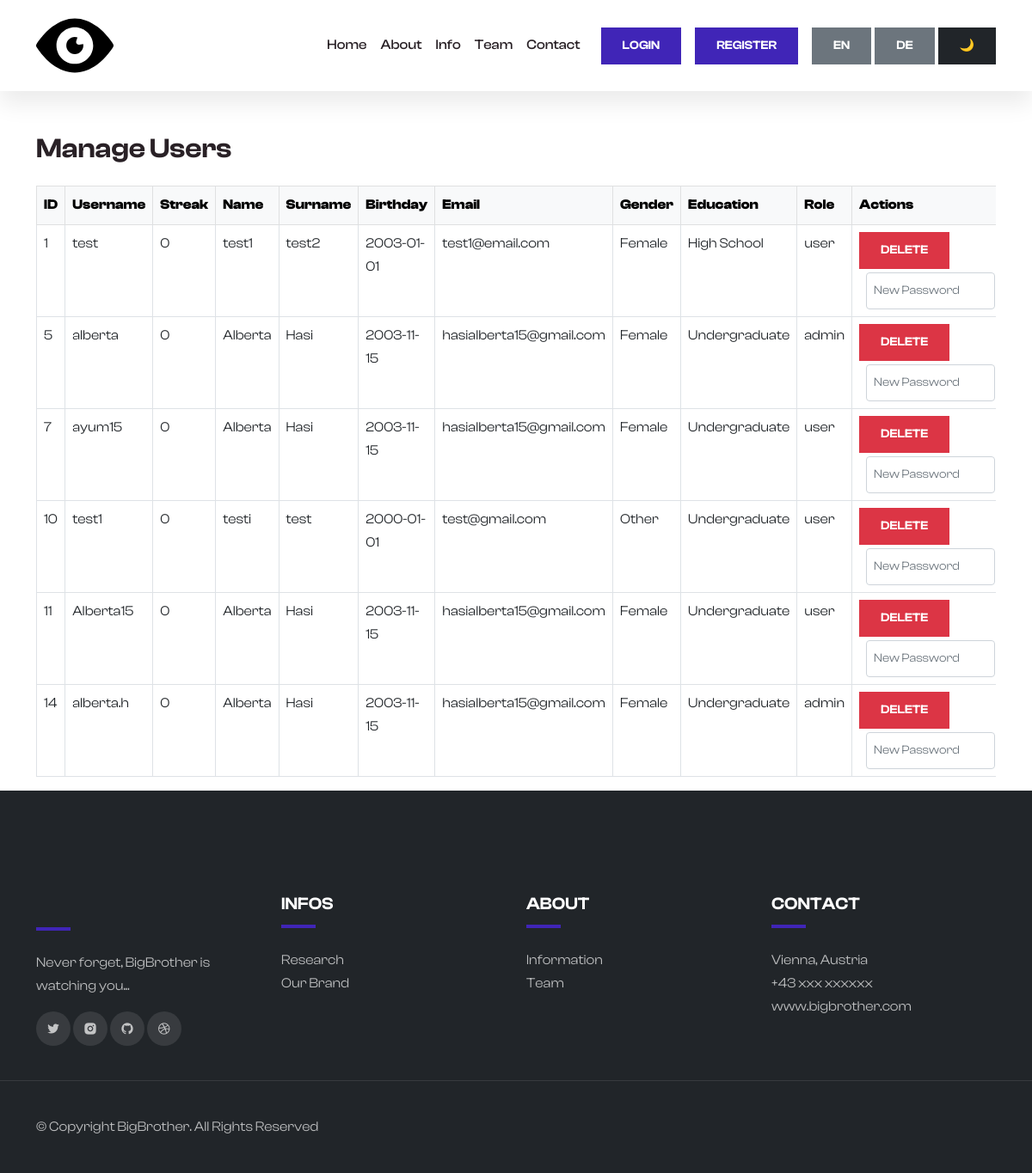
The page /admin/manage_users.php (signed in) on the database its author committed.
### tables this page shows
CREATE TABLE `users` (
  `id` int(11) NOT NULL,
  `username` varchar(100) NOT NULL,
  `password` varchar(255) NOT NULL,
  `streak` int(11) DEFAULT 0,
  `role` enum('user','admin') DEFAULT 'user',
  `name` varchar(50) DEFAULT NULL,
  `surname` varchar(50) DEFAULT NULL,
  `birthday` date DEFAULT NULL,
  `email` varchar(100) DEFAULT NULL,
  `gender` varchar(10) DEFAULT NULL,
  `education` varchar(50) DEFAULT NULL
);

### admin/manage_users.php (the view, shortened to what this page needs)
<?php
include('../includes/db.php');
$users = $pdo->query("
    SELECT id, username, streak, name, surname, birthday, email, gender, education, role
    FROM users
    ORDER BY id ASC
")->fetchAll();
include('../includes/header.php');
include('../includes/nav.php');
?>
<div class="container mt-5">
    <h2>Manage Users</h2>
    <div class="table-responsive mt-4">
        <table class="table table-bordered table-hover">
            <thead class="table-light">
                <tr>
                    <th>ID</th>
                    <th>Username</th>
                    <th>Streak</th>
                    <th>Name</th>
                    <th>Surname</th>
                    <th>Birthday</th>
                    <th>Email</th>
                    <th>Gender</th>
                    <th>Education</th>
                    <th>Role</th>
                    <th>Actions</th>
                </tr>
            </thead>
            <tbody>
                <?php foreach ($users as $user): ?>
                    <tr>
                        <td><?= htmlspecialchars($user['id']) ?></td>
                        <td><?= htmlspecialchars($user['username']) ?></td>
                        <td><?= htmlspecialchars($user['streak']) ?></td>
                        <td><?= htmlspecialchars($user['name']) ?></td>
                        <td><?= htmlspecialchars($user['surname']) ?></td>
                        <td><?= htmlspecialchars($user['birthday']) ?></td>
                        <td><?= htmlspecialchars($user['email']) ?></td>
                        <td><?= htmlspecialchars($user['gender']) ?></td>
                        <td><?= htmlspecialchars($user['education']) ?></td>
                        <td><?= htmlspecialchars($user['role']) ?></td>
                        <td>
                            <form method="POST" style="display:inline-block;">
                                <button type="submit" name="delete" class="btn btn-danger btn-sm mb-1"
                                    onclick="return confirm('Are you sure you want to delete this user?')">Delete</button>
                            </form>
                            <br>
                            <form method="POST" class="d-inline-flex ms-2" style="gap: 5px;">
                                <input type="password" name="new_password" placeholder="New Password" required class="form-control form-control-sm" style="width:150px;">
                            </form>
                        </td>
                    </tr>
                <?php endforeach; ?>
            </tbody>
        </table>
    </div>
</div>
<?php include('../includes/footer.php'); ?>

### includes/header.php (shortened to what this page needs)
<!DOCTYPE html>
<html>
<head>
    <link rel="stylesheet" href="https://cdn.jsdelivr.net/npm/bootstrap@5.2.0/dist/css/bootstrap.min.css">
    <link href="https://cdn.jsdelivr.net/npm/remixicon@2.5.0/fonts/remixicon.css" rel="stylesheet">
    <link rel="stylesheet" href="https://cdn.jsdelivr.net/npm/@fancyapps/ui@4.0/dist/fancybox.css">
    <link rel="stylesheet" href="https://unpkg.com/aos@next/dist/aos.css" />
    <link rel="stylesheet" href="/BigBrother/assets/css/style.css">
    <link href="https://cdnjs.cloudflare.com/ajax/libs/fullcalendar/3.9.0/fullcalendar.min.css" rel="stylesheet" />
    <link rel="stylesheet" href="asset/style.css">
</head>
<body data-bs-spy="scroll" data-bs-target=".navbar">

### includes/nav.php (shortened to what this page needs)
<nav class="navbar navbar-expand-lg bg-white sticky-top">
    <div class="container">
        <a class="logo" href="#">
            <img src="./assets/images/eye.svg" alt="">
        </a>
        <div class="collapse navbar-collapse" id="navbarNav">
            <ul class="navbar-nav ms-auto">
                <li class="nav-item">
                    <a class="nav-link" data-i18n="nav_home" href="#hero">Home</a>
                </li>
                <li class="nav-item">
                    <a class="nav-link" data-i18n="nav_about" href="#about">About</a>
                </li>
                <li class="nav-item">
                    <a class="nav-link" data-i18n="nav_info" href="#information">Info</a>
                </li>
                <li class="nav-item">
                    <a class="nav-link" data-i18n="nav_team" href="#team">Team</a>
                </li>
                <li class="nav-item">
                    <a class="nav-link" data-i18n="nav_contact" href="#contact">Contact</a>
                </li>
            </ul>
            <a href="login.php" class="btn btn-brand ms-lg-3">Login</a>
            <a href="register.php" data-i18n="nav_register" class="btn btn-brand ms-lg-3">Register</a>
            <button id="btn-en" class="btn btn-secondary ms-lg-3">EN</button>
            <button id="btn-de" class="btn btn-secondary ms-lg-1">DE</button>
            <button id="btn-darkmode" class="btn btn-dark ms-lg-1">🌙</button>
        </div>
    </div>
</nav>

### includes/footer.php (shortened to what this page needs)
    <footer class="bg-dark">
        <div class="footer-top">
            <div class="container">
                <div class="row gy-5">
                    <div class="col-lg-3 col-sm-6">
                        <div class="line"></div>
                        <p data-i18n="footer_slogan">Never forget, BigBrother is watching you...</p>
                        <div class="social-icons">
                            <a href="#"><i class="ri-twitter-fill"></i></a>
                            <a href="#"><i class="ri-instagram-fill"></i></a>
                            <a href="#"><i class="ri-github-fill"></i></a>
                            <a href="#"><i class="ri-dribbble-fill"></i></a>
                        </div>
                    </div>
                    <div class="col-lg-3 col-sm-6">
                        <h5 class="mb-0 text-white">INFOS</h5>
                        <div class="line"></div>
                        <ul>
                            <li><a data-i18n="footer_research" href="#">Research</a></li>
                            <li><a data-i18n="footer_brand" href="#">Our Brand</a></li>
                        </ul>
                    </div>
                    <div class="col-lg-3 col-sm-6">
                        <h5 data-i18n="footer_about" class="mb-0 text-white">ABOUT</h5>
                        <div class="line"></div>
                        <ul>
                            <li><a href="#">Information</a></li>
                            <li><a href="#">Team</a></li>
                        </ul>
                    </div>
                    <div class="col-lg-3 col-sm-6">
                        <h5 class="mb-0 text-white">CONTACT</h5>
                        <div class="line"></div>
                        <ul>
                            <li data-i18n="footer_location">Vienna, Austria</li>
                            <li>+43 xxx xxxxxx</li>
                            <li>www.bigbrother.com</li>
                        </ul>
                    </div>
                </div>
            </div>
        </div>
        <div class="footer-bottom">
            <div class="container">
                <div class="row g-4 justify-content-between">
                    <div class="col-auto">
                        <p data-i18n="footer_copyright" class="mb-0">© Copyright BigBrother. All Rights Reserved</p>
                    </div>
                </div>
            </div>
        </div>
    </footer>
</body>
</html>

### assets/css/style.css (style rules this page uses)
:root { --c-dark: #292126; --c-brand: #4025b7; --c-brand-light: #7996d4; --c-brand-rgb: 78, 87, 212; --c-body: #716178; --font-base: "ClashDisplay", sans-serif; --box-shadow: 0px 15px 25px rgba(0,0,0,0.08); --transition: all 0.5s ease; }
body { font-family: var(--font-base); line-height: 1.7; color: var(--c-body); }
h1, h2, h3,h4, h5, h6, .h1, .h2, .h3, .h4, .h5, .h6 { font-weight: 600; color: var(--c-dark); }
a { text-decoration: none; color: var(--c-brand); transition: var(--transition); }
img { max-width: 100%; height: auto; }
.logo { width: 90px; }
.navbar { box-shadow: var(--box-shadow); }
.navbar-nav .nav-link { font-weight: 500; color: var(--c-dark); }
.btn { font-weight: 600; font-size: 14px; text-transform: uppercase; border-radius: 0; padding: 10px 24px; }
.btn-brand { background-color: var(--c-brand); border-color: var(--c-brand); color: white; }
footer { padding-top: 120px; }
.footer-top { padding-bottom: 40px; border-bottom: 1px solid rgba(255,255,255,0.1); }
.footer-bottom { padding-top: 40px; padding-bottom: 40px; }
footer li, footer p, footer a { color: rgba(255,255,255,0.7); }
footer ul { list-style: none; padding: 0; }
footer .line { width: 40px; height: 4px; background-color: var(--c-brand); margin-top: 12px; margin-bottom: 24px; }
.social-icons a { width: 40px; height: 40px; display: inline-flex; align-items: center; justify-content: center; background-color: rgba(255,255,255,0.1); border-radius: 100px; }

### rows shown on the page
users: id "1", username "test", streak "0", name "test1", surname "test2", birthday "2003-01-01", email "test1@email.com", gender "Female", education "High School", role "user"
users: id "5", username "alberta", streak "0", name "Alberta", surname "Hasi", birthday "2003-11-15", email "hasialberta15@gmail.com", gender "Female", education "Undergraduate", role "admin"
users: id "7", username "ayum15", streak "0", name "Alberta", surname "Hasi", birthday "2003-11-15", email "hasialberta15@gmail.com", gender "Female", education "Undergraduate", role "user"
users: id "10", username "test1", streak "0", name "testi", surname "test", birthday "2000-01-01", email "test@gmail.com", gender "Other", education "Undergraduate", role "user"
users: id "11", username "Alberta15", streak "0", name "Alberta", surname "Hasi", birthday "2003-11-15", email "hasialberta15@gmail.com", gender "Female", education "Undergraduate", role "user"
users: id "14", username "alberta.h", streak "0", name "Alberta", surname "Hasi", birthday "2003-11-15", email "hasialberta15@gmail.com", gender "Female", education "Undergraduate", role "admin"
